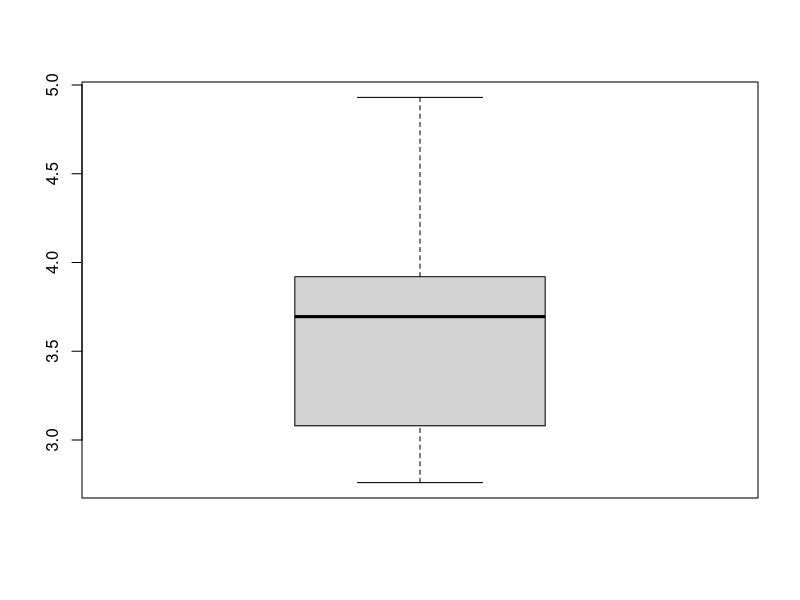

Reproduce this figure in R.
#Codigo para problema 1

mis_dades <- mtcars
mis_dades
dim(mis_dades)

mis_dades$qsec

#promedio
mean(mis_dades$qsec)

#mediana (2º cuartil, Q0.5)
sort(mis_dades$drat)
median(mis_dades$drat)

#rango intercuartilico, Q0.25 -> 1r cuartil, Q0.5 -> 2n cuartil, Q0.75 ->3r cuatril
quantile(mis_dades$drat, 0.25)
quantile(mis_dades$drat, 0.75)
IQR(mis_dades$drat)

boxplot(mis_dades$drat)

quantile(mis_dades$mpg, 0.18)

IQR(mis_dades$cyl)

#desviacion tipica
sd(mis_dades$cyl)

#varianza muestral
var(mis_dades$qsec)

x<- mis_dades$qsec

sum((x-mean(x))^2)/(length(x)-1)